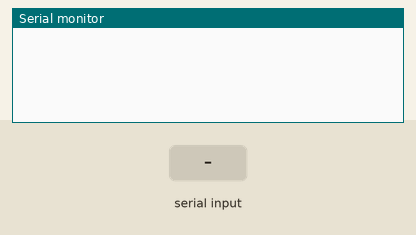
Recording of a sketch running on a simulated Arduino Uno, built with avr-gcc and run on an emulated ATmega328P. On the bench: the last lines printed to the serial monitor. The test bench sets the inputs (shaded band).

Above: at 1.2 s.
1.3 s: "90,45\n" received over Serial
At 2.0 s:
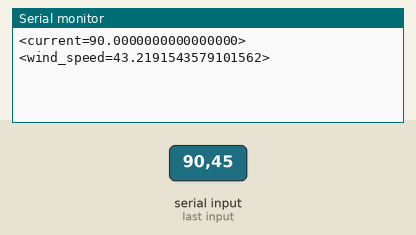
2.9 s: byte 10 ('\n') received over Serial
At 4.1 s:
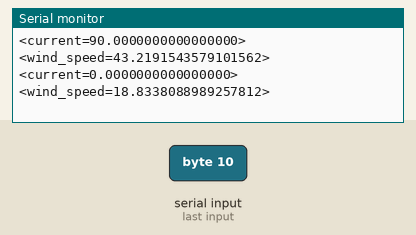
4.4 s: "30,150\n" received over Serial
At 5.5 s:
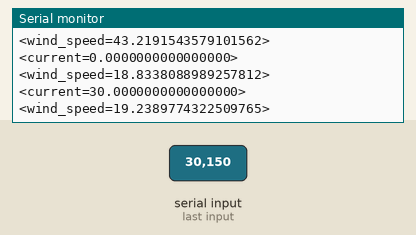

The sketch:

wind_prediction_serial.ino
```cpp
#include "model.h"
#include "model_data.h"

#define INPUT_SIZE 60

#define DEBUG false


float current_sum;
float current[INPUT_SIZE] = {0.82589,0.52262,0.67711,0.70191,0.59891,0.62561,1.00137,0.91172,1.25123,0.91363,1.16159,1.16159,0.8793,1.112,1.37903,1.78912,1.40573,1.61554,1.20164,1.24551,1.24551,1.31609,2.19729,2.44716,2.14198,2.23544,1.74143,1.37521,1.37521,2.10955,2.11718,1.62508,1.5774,1.13679,1.38666,1.28175,1.28175,1.112,0.89646,0.81063,0.6485,0.48065,0.56076,0.67139,0.98992,0.7763,0.92889,0.69047,0.97276,0.75532,0.76676,0.76485,0.76485,0.57793,0.47493,0.45014,0.35286,0.55123,0.22125,0.31471};
float wind_speed[1];
bool new_data = false;

void setup() {

  if (!DEBUG) {
    for(unsigned short i= 0; i < INPUT_SIZE; i++) {
      current[i] = 0.0;
    }
  }

  Serial.begin(115200);
  while (!Serial);
}

void loop() {

  if (DEBUG) {

    // use debug current vector

    delay(1000);
    new_data = true;

  } else {

    // read current from serial

    static char buffer[32];
    static size_t pos;
    if (Serial.available()) {
      char c = Serial.read();
      if (c == '\n') {
        buffer[pos] = '\0';

        current_sum = 0.0;
        for(unsigned short i= 0; i < INPUT_SIZE - 1; i++) {
          current[i] = current[i + 1];
          current_sum += current[i];
        }

        current[INPUT_SIZE - 1] = atof(buffer);
        current_sum += current[INPUT_SIZE - 1];
        pos = 0;
        new_data = true;

      } else if (pos < sizeof buffer - 1) {  // otherwise, buffer it
        buffer[pos++] = c;
      }
    }

  }

  if (new_data) {

    if (current_sum > 0.0) {
      predict(current, wind_speed);
    } else {
      wind_speed[0] = y0_mean(0);
    }

    Serial.print("<current=");
    Serial.print(current[INPUT_SIZE - 1], 16);
    Serial.print(">");
    Serial.println("");

    Serial.print("<wind_speed=");
    Serial.print(*(wind_speed), 16);
    Serial.print(">");
    Serial.println("");

    new_data = false;
  }

}
```

model.cpp
```cpp
#include <math.h>
#include "model.h"
#include "model_data.h"

inline float relu(float x) {
return fmaxf(0.0f, x);
}

inline float linear(float x) {
return x;
}

void predict(float* x, float* y) {

float h0[DENSE0_SIZE];

for (int i = 0; i < DENSE0_SIZE; ++i) {
h0[i] = 0.0;
for (int j = 0; j < INPUT_SIZE; ++j) {
h0[i] += (x[j] - x_mean(0)) / x_std(0) * W0(j, i);
}
h0[i] = relu(h0[i] + b0(i));
}

float h1[DENSE1_SIZE];

for (int i = 0; i < DENSE1_SIZE; ++i) {
h1[i] = 0.0;
for (int j = 0; j < DENSE0_SIZE; ++j) {
h1[i] += h0[j] * W1(j, i);
}
h1[i] = relu(h1[i] + b1(i));
}

float h2[DENSE2_SIZE];

for (int i = 0; i < DENSE2_SIZE; ++i) {
h2[i] = 0.0;
for (int j = 0; j < DENSE1_SIZE; ++j) {
h2[i] += h1[j] * W2(j, i);
}
y[i] = linear(h2[i] + b2(i));
}

}
```

model.h
```cpp
#ifndef MODEL_H
#define MODEL_H
void predict(float* x, float* y);
#endif
```

model_data.h
```cpp
#ifndef MODEL_DATA_H
#define MODEL_DATA_H

#include <avr/pgmspace.h>

extern const float x_mean_data[];
extern const float x_std_data[];
extern const float y0_mean_data[];

extern const float W0_data[];
extern const float b0_data[];
extern const float W1_data[];
extern const float b1_data[];
extern const float W2_data[];
extern const float b2_data[];

const int INPUT_SIZE = 60;

inline float x_mean(int i) {
return pgm_read_float_near(x_mean_data + i);
}

inline float x_std(int i) {
return pgm_read_float_near(x_std_data + i);
}

inline float y0_mean(int i) {
return pgm_read_float_near(y0_mean_data + i);
}

const int DENSE0_SIZE = 32;

inline float W0(int i, int j) {
return pgm_read_float_near(W0_data + i * DENSE0_SIZE + j);
}
inline float b0(int i) {
return pgm_read_float_near(b0_data + i);
}

const int DENSE1_SIZE = 32;

inline float W1(int i, int j) {
return pgm_read_float_near(W1_data + i * DENSE1_SIZE + j);
}
inline float b1(int i) {
return pgm_read_float_near(b1_data + i);
}

const int DENSE2_SIZE = 1;

inline float W2(int i, int j) {
return pgm_read_float_near(W2_data + i * DENSE2_SIZE + j);
}
inline float b2(int i) {
return pgm_read_float_near(b2_data + i);
}

#endif
```

Source omitted: model_data.cpp (38292 bytes)

Measured:
- after the input at 1.3 s, the serial monitor: prints a new line after 0.14 s (image 1)
- after the input at 2.9 s, the serial monitor: prints a new line after 0.14 s (image 2)
- after the input at 4.4 s, the serial monitor: prints a new line after 0.14 s (image 3)
